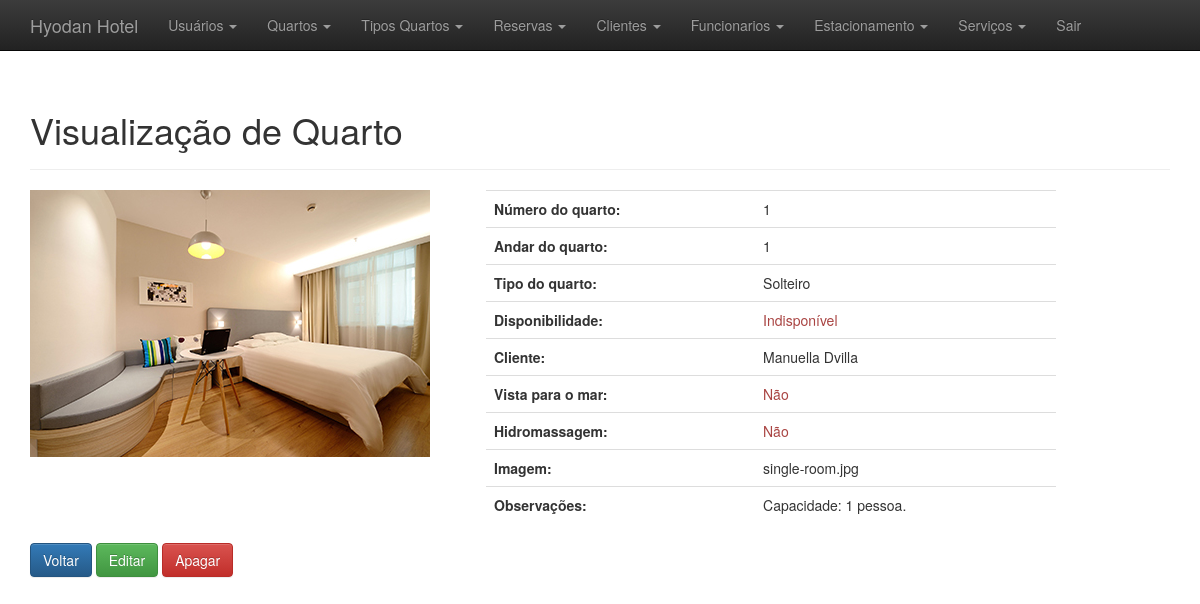
The page /SITE/hotel/administrativo.php?link=9&id=1 (signed in) on the database its author committed.
### tables this page shows
CREATE TABLE IF NOT EXISTS `quartos` (
  `idquarto` int(11) NOT NULL AUTO_INCREMENT,
  `numero` int(3) NOT NULL,
  `andar` int(2) NOT NULL,
  `tipo` int(11) NOT NULL,
  `disponivel` tinyint(1) NOT NULL,
  `vista_mar` tinyint(1) NOT NULL,
  `hidromassagem` tinyint(1) NOT NULL,
  `imagem` varchar(100) DEFAULT NULL,
  `obs` text,
  PRIMARY KEY (`idquarto`),
  UNIQUE KEY `numero` (`numero`),
  KEY `tipo` (`tipo`)
);

CREATE TABLE IF NOT EXISTS `tiposquartos` (
  `idtipo` int(11) NOT NULL AUTO_INCREMENT,
  `nome` varchar(30) DEFAULT NULL,
  `diaria` float(6,2) DEFAULT NULL,
  PRIMARY KEY (`idtipo`)
);

CREATE TABLE IF NOT EXISTS `clientes` (
  `idcliente` int(11) NOT NULL AUTO_INCREMENT,
  `nome` varchar(30) NOT NULL,
  `cpf` bigint(11) DEFAULT NULL,
  `rg` int(9) DEFAULT NULL,
  `datanasc` date NOT NULL,
  `nacionalidade` varchar(20) DEFAULT NULL,
  `email` varchar(50) DEFAULT NULL,
  `ddd` tinyint(2) DEFAULT NULL,
  `tel` int(9) DEFAULT NULL,
  `cep` int(8) DEFAULT NULL,
  `endereco` varchar(40) DEFAULT NULL,
  `complemento` varchar(30) DEFAULT NULL,
  `uf` char(2) DEFAULT NULL,
  `cidade` varchar(20) DEFAULT NULL,
  PRIMARY KEY (`idcliente`),
  UNIQUE KEY `rg` (`rg`),
  UNIQUE KEY `cpf` (`cpf`),
  UNIQUE KEY `email` (`email`)
);

### SITE/hotel/visual-quarto.php (the view, shortened to what this page needs)
<?php
	if(isset($_GET['id'])){
		$id = $_GET['id'];
		$sql = "select q.numero, q.andar, q.tipo, q.disponivel, q.vista_mar, q.hidromassagem, q.imagem, q.obs, t.nome from quartos as q join tiposquartos as t on tipo=idtipo where idquarto=$id";
		$seleciona = mysqli_query($conexao, $sql);
		$result = mysqli_fetch_assoc($seleciona);
		$numero = $result['numero'];
		$andar = $result['andar'];
		$tipoName = $result['nome'];
		$disp = $result['disponivel'];
		$vista = $result['vista_mar'];
		$hidro = $result['hidromassagem'];
		$img = $result['imagem'];
		$obs = $result['obs'];
	}else{
		header("Location: administrativo.php?link=7");
	}
?>
<div class="container theme-showcase" role="main">
	<div class="page-header">
		<h1>Visualização de Quarto</h1>
	</div>
	<div class="med">
		<div class="foto-quarto">
  			<img src="imagens/<?=$img;?>" alt="<?=$img;?>" title="<?=$img;?>">
  		</div>
 	 	<div class="infos">
    		<table class="table">
    			<tr>
    				<th>Número do quarto: </th>
    				<td><?=$numero;?></td>
    			</tr>
    			<tr>
    				<th>Andar do quarto: </th>
    				<td><?=$andar;?></td>
    			</tr>
    			<tr>
    				<th>Tipo do quarto: </th>
    				<td><?=$tipoName;?></td>
    			</tr>
    			<tr>
    				<th>Disponibilidade: </th>
    				<td>
    					<?php
    						if($disp == 0){ ?>
    							<span class="text-danger">Indisponível</span>
    						<?php
    						}else{ ?>
    							<span class="text-primary">Disponível</span>
    						<?php
    						}
    					?>
    				</td>
    			</tr>
                <?php
                    if($disp == 0){
                        $selecReserva = "select * from reservas where idquarto=$id";
                        $selecao = mysqli_query($conexao, $selecReserva);
                        $associado = mysqli_fetch_assoc($selecao);
                        $codCliente = $associado['idcliente'];
                        $selecCliente = "select * from clientes where idcliente=$codCliente";
                        $selecao2 = mysqli_query($conexao, $selecCliente);
                        $associad = mysqli_fetch_assoc($selecao2);
                        $nome = $associad['nome'];
                        echo "<tr>
                                <th>Cliente:</th>
                                <td>$nome</td>
                            </tr>";
                    }
                ?>
    			<tr>
    				<th>Vista para o mar: </th>
    				<td>
    					<?php
    						if($vista == 0){ ?>
    							<span class="text-danger">Não</span>
    						<?php
    						}else{ ?>
    							<span class="text-primary">Sim</span>
    						<?php
    						}
    					?>
    				</td>
    			</tr>
    			<tr>
    				<th>Hidromassagem: </th>
    				<td>
    					<?php
    						if($hidro == 0){ ?>
    							<span class="text-danger">Não</span>
    						<?php
    						}else{ ?>
    							<span class="text-primary">Sim</span>
    						<?php
    						}
    					?>
    				</td>
    			</tr>
    			<tr>
    				<th>Imagem: </th>
    				<td><?=$img;?></td>
    			</tr>
    			<tr>
    				<th>Observações: </th>
    				<td><?=$obs;?></td>
    			</tr>
    		</table>
  		</div>
  		<div id="cancela">
  			<a href="administrativo.php?link=7"><button type="button" class="btn btn-primary">Voltar</button></a>
			<a href="administrativo.php?link=8&id=<?=$id;?>"><button type="button" class="btn btn-success">Editar</button></a>
			<a href="deletar-quarto.php?id=<?=$id;?>"><button type="button" class="btn btn-danger">Apagar</button></a>
  		</div>
	</div>
</div>

### SITE/hotel/css/theme.css (style rules this page uses)
body { padding-top: 70px; padding-bottom: 30px; }

### SITE/hotel/css/mystyle.css (style rules this page uses)
.foto-quarto { float: left; width: 40%; }
.infos { float: left; width: 50%; }
#cancela { clear: both; }

### rows shown on the page
quartos: imagem (picture), numero "1", andar "1", tipo.nome "Solteiro", imagem "single-room.jpg", obs "Capacidade: 1 pessoa."
clientes: nome "Manuella Dvilla"
